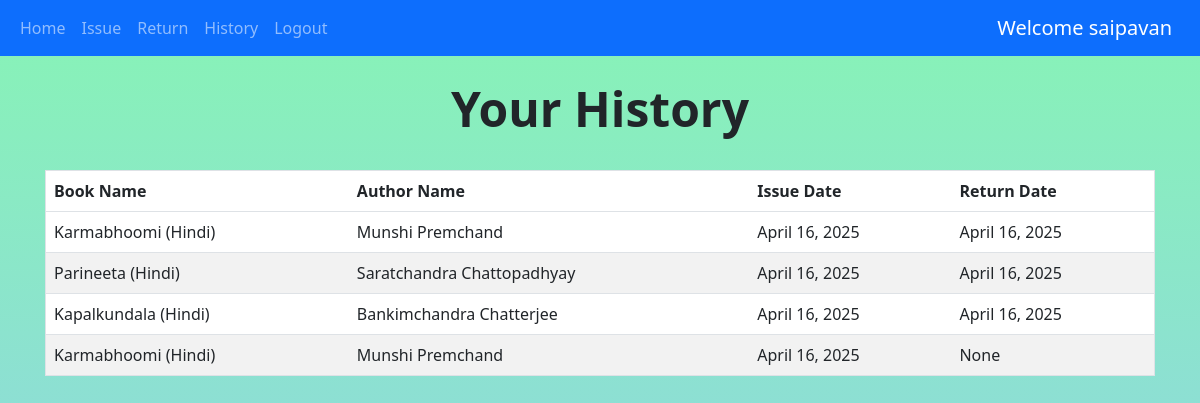
The page /history (signed in) on the database its author committed.
### books/models.py (models this page shows, shortened)
class IssuedItem(models.Model):
    book_id = models.ForeignKey(Book, on_delete=models.CASCADE)
    user_id = models.ForeignKey(User, on_delete=models.CASCADE)
    issue_date = models.DateField(default=date.today(),blank=False)
    return_date = models.DateField(blank=True,null=True)

class Book(models.Model):
    book_name = models.CharField(max_length=150)
    author_name = models.CharField(max_length=200)
    quantity = models.IntegerField(default=1)
    subject = models.CharField(max_length=2000)
    book_add_time = models.TimeField(default=timezone.now())
    book_add_date = models.DateField(default=date.today())
    class Meta:
        unique_together = ('book_name','author_name')

### books/views.py (the view)
# urls.py: path('history',views.history,name='history'),
@login_required(login_url='login')
def history(request):
    my_items = IssuedItem.objects.filter(user_id=request.user).order_by('-issue_date')
    paginator = Paginator(my_items,10)
    page_number = request.GET.get('page')
    show_data_final = paginator.get_page(page_number)
    return render(request,'history.html',{'books':show_data_final})

### templates/history.html (shortened to what this page needs)
{% extends 'base.html' %} {% block content %}
<center>
  <br />
  <h1 class="display-5 fw-bold">Your History</h1>
  <br />
</center>
<div class="container">
  <table class="table">
    <thead class="thead-dark">
      <tr>
        <th scope="col">Book Name</th>
        <th scope="col">Author Name</th>
        <th scope="col">Issue Date</th>
        <th scope="col">Return Date</th>
      </tr>
    </thead>
    <tbody>
      {% for book in books %}
      <tr>
        <td>{{book.book_id.book_name}}</td>
        <td>{{book.book_id.author_name}}</td>
        <td>{{book.issue_date}}</td>
        <td>{{book.return_date}}</td>
      </tr>
      {% endfor %}
    </tbody>
  </table>
</div>
{% endblock %}

### templates/base.html (shortened to what this page needs)
{% load static %}
<!DOCTYPE html>
<html lang="en">
<head>
    <link href="https://cdn.jsdelivr.net/npm/bootstrap@5.2.3/dist/css/bootstrap.min.css" rel="stylesheet">
</head>
<body>
    <nav class="navbar navbar-expand-lg bg-body-light,navbar navbar-dark bg-primary">
        <div class="container-fluid">
            <div class="collapse navbar-collapse" id="navbarSupportedContent">
                <ul class="navbar-nav me-auto mb-2 mb-lg-0">
                    {% if not user.is_authenticated %}
                    <li class="nav-item">
                        <a class="nav-link" href='/login/'>Login</a>
                    </li>
                    <li class="nav-item">
                        <a class="nav-link" href='/register/'>Register</a>
                    </li>
                    {% else %}
                    <li class="nav-item">
                        <a class="nav-link" href="/">Home</a>
                    </li>
                    <li class="nav-item">
                        <a class="nav-link" href="issue">Issue</a>
                    </li>
                    <li class="nav-item">
                        <a class="nav-link" href="return_item">Return</a>
                    </li>
                    <li class="nav-item">
                        <a class="nav-link" href="history">History</a>
                    </li>
                    <li class="nav-item">
                        <a class="nav-link" href="logout">Logout</a>
                    </li>
                    {% endif %}
                </ul>
            </div>
            {% if user.is_authenticated %}
            <a class="navbar-brand" href="#">Welcome {{request.user.first_name}}</a>
            {% endif %}
        </div>
    </nav>
    {% block content %}
    {% endblock %}
</body>
</html>

### templates/base.html (style rules this page uses)
body { background-color: linear-gradient(#89b4f4, #cf7ade); background-repeat: no-repeat; background-size: cover; }

### templates/history.html (style rules this page uses)
table { border-collapse: collapse; border-spacing: 0; border-radius: 10px; width: 100%; border: 1px solid #ddd; }
th, td { text-align: left; padding: 16px; }
tr:nth-child(even) { background-color: #f2f2f2; }
tr:nth-child(odd) { background-color: #ffffff; }
.container { width: 100%; padding-right: 15px; padding-left: 15px; margin-right: auto; margin-left: auto; }
body { background: linear-gradient(#87f4b5, #93cbf1); background-repeat: no-repeat; background-attachment: fixed; }

### rows shown on the page
IssuedItem: book_id.book_name "Karmabhoomi (Hindi)", book_id.author_name "Munshi Premchand", issue_date "April 16, 2025", return_date "April 16, 2025"
IssuedItem: book_id.book_name "Parineeta (Hindi)", book_id.author_name "Saratchandra Chattopadhyay", issue_date "April 16, 2025", return_date "April 16, 2025"
IssuedItem: book_id.book_name "Kapalkundala (Hindi)", book_id.author_name "Bankimchandra Chatterjee", issue_date "April 16, 2025", return_date "April 16, 2025"
IssuedItem: book_id.book_name "Karmabhoomi (Hindi)", book_id.author_name "Munshi Premchand", issue_date "April 16, 2025", return_date "None"

### other values the page prints
{{ request.user.first_name }} "saipavan"
